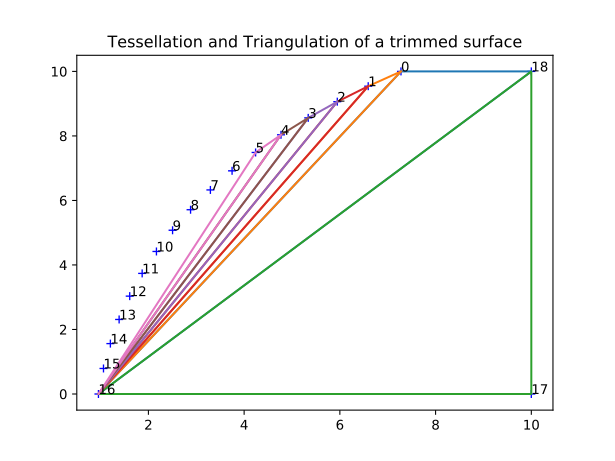

The script that drew this image:
from __future__ import print_function, absolute_import, division #makes KratosMultiphysics backward compatible with python 2.6 and 2.7

import KratosMultiphysics
import KratosMultiphysics.IgaApplication
import matplotlib.pyplot as plt 
import numpy as np


iga_model = KratosMultiphysics.Model()
iga_model_part = iga_model.CreateModelPart("IgaModelPart")



with open("geometry.json",'r') as geometry_file:
    iga_geometry_parameters = KratosMultiphysics.Parameters( geometry_file.read())

iga_geometry_reader = KratosMultiphysics.IgaApplication.BrepJsonIO()

embedded_iga_modeler = KratosMultiphysics.IgaApplication.EmbeddedIgaModeler(iga_model_part)
embedded_iga_modeler.ImportGeometry(iga_geometry_reader, iga_geometry_parameters)

##################################################################
## Print tessellated Points and Triangles
##################################################################

tes_coords = embedded_iga_modeler.PrintParameterCurveTessellationPoints()

plt.title("Tessellation and Triangulation of a trimmed surface")

for i in range(len(tes_coords)): 
    plt.plot(tes_coords[i][0],tes_coords[i][1], 'b+')
    plt.annotate(str(i),xy=(tes_coords[i][0],tes_coords[i][1]))


tri_coords = embedded_iga_modeler.PrintTriangulationPoints()

for i in range (0,len(tri_coords), 3):
    plt.plot([tri_coords[i][0], tri_coords[i+1][0], tri_coords[i+2][0], tri_coords[i][0]], [tri_coords[i][1], tri_coords[i+1][1], tri_coords[i+2][1], tri_coords[i][1]])


##################################################################
## Delaunay Triangulation of tessellated patch
##################################################################

# points1 = []
# for i in range(len(tesX)):
#     points1.append([tesX[i], tesY[i]])


# points = np.array(points1)

# from scipy.spatial import Delaunay
# tri = Delaunay(points)

# plt.triplot(points[:,0], points[:,1], tri.simplices.copy())
# plt.plot(points[:,0], points[:,1], 'o')







plt.show()
